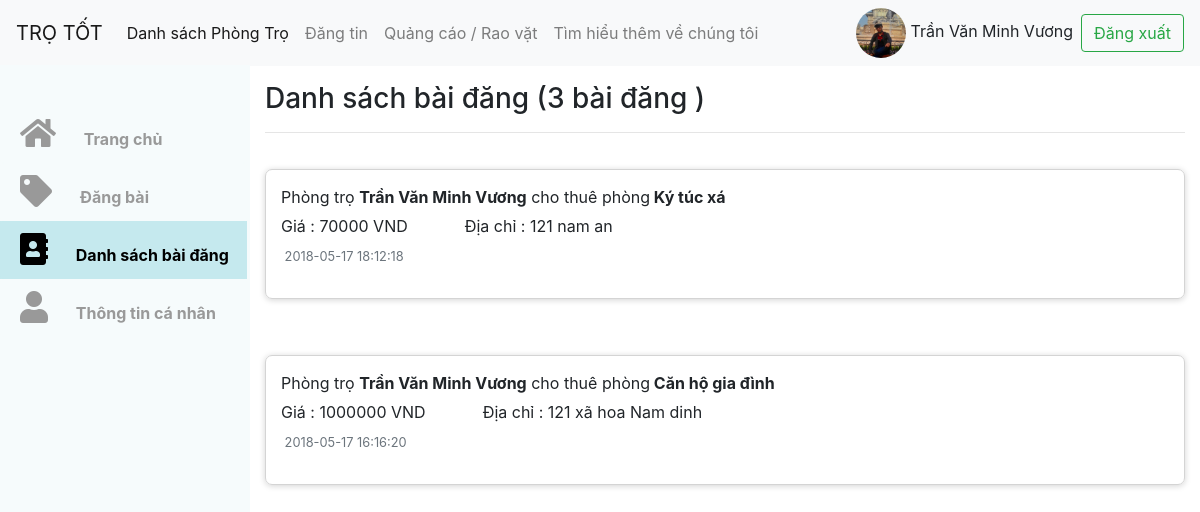
Page /webtrotot/ScreenQLPT_DanhSachBaiDang.php (signed in) on the committed database.
### tables this page shows
CREATE TABLE `users` (
  `id` int(10) UNSIGNED NOT NULL,
  `name` varchar(191) NOT NULL,
  `username` varchar(191) NOT NULL,
  `address` varchar(191) DEFAULT NULL,
  `phone` varchar(191) DEFAULT NULL,
  `image` varchar(191) DEFAULT NULL,
  `email` varchar(191) NOT NULL,
  `password` varchar(191) NOT NULL,
  `created_at` timestamp NULL DEFAULT NULL
);

CREATE TABLE `post_rooms` (
  `id` int(10) UNSIGNED NOT NULL,
  `user_id` int(10) UNSIGNED NOT NULL,
  `address` varchar(255) NOT NULL,
  `phone` varchar(255) NOT NULL,
  `acreage` int(10) UNSIGNED NOT NULL,
  `electric_bill` int(10) UNSIGNED NOT NULL,
  `water_bill` int(10) UNSIGNED NOT NULL,
  `description` longtext,
  `created_at` timestamp NULL DEFAULT NULL,
  `updated_at` timestamp NULL DEFAULT NULL,
  `rate` int(11) NOT NULL,
  `longitude` varchar(255) NOT NULL,
  `latitude` varchar(255) NOT NULL,
  `type` varchar(50) NOT NULL,
  `roomname` varchar(50) NOT NULL
);

### webtrotot/ScreenQLPT_DanhSachBaiDang.php (the view, shortened to what this page needs)
<?php
	include_once("db/db_connect.php");
	$sql="select post_rooms.id,gallery_post_rooms.path,post_rooms.address,users.name,type,post_rooms.rate,post_rooms.created_at from post_rooms inner join users on post_rooms.user_id=users.id inner join gallery_post_rooms on gallery_post_rooms.post_room_id=post_rooms.id where username='".$_SESSION['username']."' order by created_at desc ";
	if(isset($_SESSION['username'])){
		$sql2="select * from users where username='".$_SESSION['username']."'";
		$result2=mysqli_query($link,$sql2);
		$row2=mysqli_fetch_assoc($result2);
	}
	$sql3="select count(*) from post_rooms where user_id='".$_SESSION['id']."'";
	$result3=mysqli_query($link,$sql3);
	$row3=mysqli_fetch_assoc($result3);
	$result=mysqli_query($link,$sql);
 ?>
<!DOCTYPE html>
<html lang="en">
<head>
	<link rel="stylesheet" href="library\css\bootstrap.css">
    <link rel="stylesheet" href="library\customFrontEnd\ScreenListPhongTro.css">
    <link rel="stylesheet" href="library\customFrontEnd\ScreenQuanLyPhongTro.css">
    <link rel="stylesheet" href="library\customFrontEnd\ScreenListPhongTro.css">
    <link rel="stylesheet" href="library\customFrontEnd\ScreenQLPT_DanhSachBaiDang.css">
	<link rel="stylesheet" href="library\js\bootstrap.js">
 	<link rel="stylesheet" href="library\fontawesome-free-5.0.13\web-fonts-with-css\css\fontawesome-all.css">
</head>
<body>
<nav class="navbar navbar-expand-lg navbar-light bg-light">
  <a class="navbar-brand" href="ScreenListPhongTro.php">TRỌ TỐT</a>
  <div class="collapse navbar-collapse" id="navbarSupportedContent">
    <ul class="navbar-nav mr-auto">
      <li class="nav-item active">
        <a class="nav-link" href="#">Danh sách Phòng Trọ <span class="sr-only">(current)</span></a>
      </li>
      <li class="nav-item">
        <a class="nav-link" href="#">Đăng tin</a>
      </li>
      <li class="nav-item">
        <a class="nav-link" href="#">Quảng cáo / Rao vặt</a>
      </li>
      <li class="nav-item">
        <a class="nav-link " href="#">Tìm hiểu thêm về chúng tôi</a>
      </li>
    </ul>
    <div class=" align-self-center mr-2">
    <img src=<?php echo $row2['image'] ?> alt="Avatar" class="avatar">
    <span class><?php echo $row2['name'] ?></span>
    </div>
    <form class="form-inline my-2 my-lg-0">
      <a href="controller/remove_session.php"><button class="btn btn-outline-success my-2 my-sm-0" type="button">Đăng xuất</button></a>
    </form>
  </div>
</nav>
   <section id="main-container" class="main-container " >
   <nav class="sidebar" >
      <ul class="list-group">
        <li>
            <a href="screenqlpt_trangchu.php"class="font-weight-bold list-group-item item">
                <i class="fa fa-2x fa-home mr-4"></i>&nbsp;Trang chủ</a>
        </li>
        <li>
            <a href="screenqlpt_dangbai.php"class="font-weight-bold list-group-item  item">
                <i class="fa fa-2x fa-tag mr-4"></i>&nbsp;Đăng bài</a>
        </li>
        <li class="is-active">
            <a class="font-weight-bold list-group-item  item">
                <i class="fa fa-2x fa-address-book mr-4"></i>&nbsp;Danh sách bài đăng</a>
        </li>
        <li>
            <a href="screenqlpt_ttcn.php"class="font-weight-bold list-group-item  item" >
                <i class="fa fa-2x fa-user mr-4"></i>&nbsp;Thông tin cá nhân</a>
        </li>
    </ul>
  </nav>
<div class="margin-sidebar">
<div  class="container mt-3 " >
    <div class="page-header">
      <h3 id="timeline">Danh sách bài đăng <span>(<?php echo $row3['count(*)'] ?> bài đăng )</span></h3>
      <hr>
    </div>
		<?php while($row=mysqli_fetch_assoc($result)){ ?>
      <ul class="timeline">
        <li class= "timeline-inverted" >
          <div class="timeline-panel" >
            <div class="timeline-body">
              <p class="last mb-1">
              Phòng trọ <strong><?php echo $row['name'] ?></strong> cho thuê phòng<strong>&nbsp;<?php echo $row['type'] ?></strong></p>
							<p>
              <span>Giá :</span> <?php echo $row['rate'] ?> <span>VND </span>&emsp;&emsp;&emsp; <span>Địa chỉ :</span> <?php echo $row['address'] ?>
              </p>
            </div>
            <div class="timeline-heading">
              <p><small class="text-muted"><i class="fa fa-clock-o"></i>&nbsp;<?php echo $row['created_at'] ?></small></p>
            </div>
          </div>
        </li>
      </ul>
<?php } ?>
  </div>
</div>
  </section>
</body>
</html>

### webtrotot/library/customFrontEnd/ScreenListPhongTro.css (style rules this page uses)
.timeline { list-style: none; padding: 20px 0; position: relative; }
.timeline > li { margin-bottom: auto; position: relative; }
.timeline > li:before, .timeline > li:after { content: " "; display: table; }
.timeline > li:after { clear: both; }
.timeline > li > .timeline-panel { // width: 90%; padding-left: 40px; //chu y 1 margin-left: 60px; border: 1px solid #d4d4d4; border-radius: 7px; padding: 20px; position: relative; padding: 15px; -webkit-box-shadow: 0 1px 6px rgba(0, 0, 0, 0.175); box-shadow: 0 1px 6px rgba(0, 0, 0, 0.175); }
.timeline > li.timeline-inverted > .timeline-panel:before { border-left-width: 0; border-right-width: 15px; left: -15px; right: auto; padding-bottom: 0; }
.timeline > li.timeline-inverted > .timeline-panel:after { border-left-width: 0; border-right-width: 14px; left: -14px; right: auto; }
.timeline-body > p, .timeline-body > ul { margin-bottom: 0; }
.timeline-body > p + p { margin-top: 5px; }
.avatar { vertical-align: middle; width: 50px; height: 50px; border-radius: 50%; }

### webtrotot/library/customFrontEnd/ScreenQuanLyPhongTro.css (style rules this page uses)
.sidebar { border-radius: 0; position: fixed; z-index: 1000; top: 65px; left: 235px; width: 250px; padding-top: 40px; margin-left: -235px; border-right: 0.2em solid #f6fbfc; border-radius: 0; overflow-y: auto; background-color: #f6fbfc; bottom: 0; overflow-x: hidden; padding-bottom: 40px; -webkit-transition: all 0.2s ease-in-out; -moz-transition: all 0.2s ease-in-out; -ms-transition: all 0.2s ease-in-out; -o-transition: all 0.2s ease-in-out; transition: all 0.2s ease-in-out; }
.sidebar .list-group .list-group-item { white-space: nowrap; border: 0; background-color: #f6fbfc; color: #999; }
img { border-radius: 50% !important; -moz-border-radius: 50%; -webkit-border-radius: 50%; }
.is-active { background: #c5e9ee; }
.main-container { -ms-overflow-x: hidden; overflow-x: hidden; position: relative; overflow: visible; display: block; }

### webtrotot/library/customFrontEnd/ScreenQLPT_DanhSachBaiDang.css (style rules this page uses)
.is-active { background-color: #c5e9ee!important; }
.is-active a { background: #c5e9ee !important; color: black!important; }
.margin-sidebar { margin-left: 250px !important }

### rows in the picture
users: image (picture), name "Trần Văn Minh Vương"
post_rooms: user.name "Trần Văn Minh Vương", type "Ký túc xá", rate "70000", address "121 nam an", created_at "2018-05-17 18:12:18"
post_rooms: user.name "Trần Văn Minh Vương", type "Căn hộ gia đình", rate "1000000", address "121 xã hoa Nam dinh", created_at "2018-05-17 16:16:20"

### other values in the picture
$row3['count(*)'] "3"
